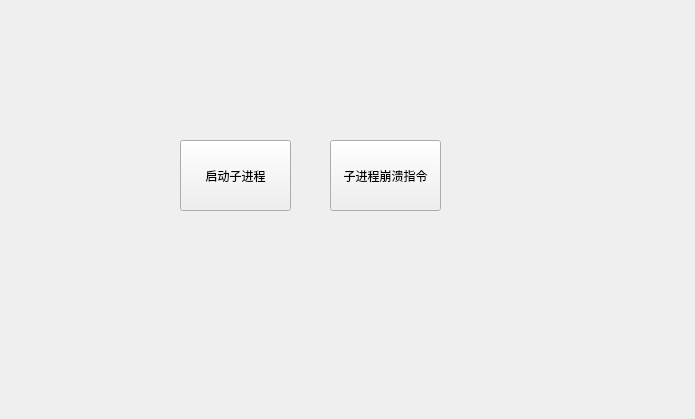
<?xml version="1.0" encoding="UTF-8"?>
<ui version="4.0">
 <class>DaemonProcClass</class>
 <widget class="QWidget" name="DaemonProcClass">
  <property name="geometry">
   <rect>
    <x>0</x>
    <y>0</y>
    <width>695</width>
    <height>419</height>
   </rect>
  </property>
  <property name="windowTitle">
   <string>DaemonProc</string>
  </property>
  <widget class="QPushButton" name="btnStartChild">
   <property name="geometry">
    <rect>
     <x>180</x>
     <y>140</y>
     <width>111</width>
     <height>71</height>
    </rect>
   </property>
   <property name="text">
    <string>启动子进程</string>
   </property>
  </widget>
  <widget class="QPushButton" name="btnCrashChild">
   <property name="geometry">
    <rect>
     <x>330</x>
     <y>140</y>
     <width>111</width>
     <height>71</height>
    </rect>
   </property>
   <property name="text">
    <string>子进程崩溃指令</string>
   </property>
  </widget>
 </widget>
 <layoutdefault spacing="6" margin="11"/>
 <resources>
  <include location="daemonproc.qrc"/>
 </resources>
 <connections/>
</ui>
